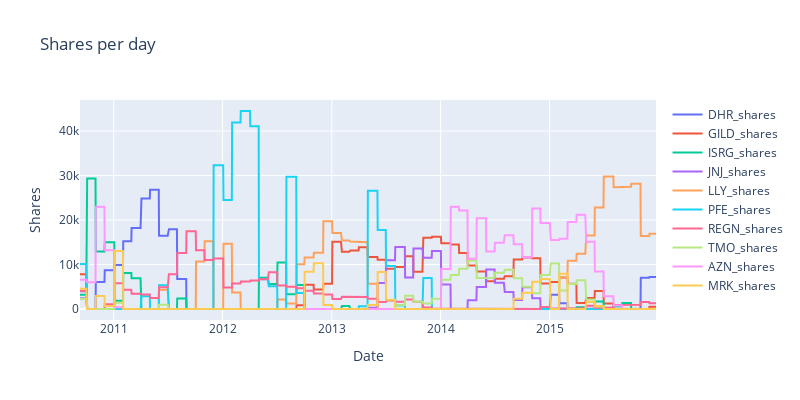

Write notebook code for a chart like this one.
### Code cell
fig = go.Figure()

# Loop through each stock and add a trace for its shares
for stock in stocks:
    fig.add_trace(go.Scatter(x=stock_data.index, y=shares_df[stock+'_shares'], mode='lines', name=stock+'_shares'))

fig.update_layout(title='Shares per day',
                  xaxis_title='Date',
                  yaxis_title='Shares',
                  width=800,
                  height=400)

fig.show()

### Figure 1 — Plotly figure (JSON) as saved in the notebook; plotly's stock layout.template omitted (floating-point values rounded to 4 significant figures; data arrays with more than 128 entries replaced by an {"elided": "..."} marker saying what was removed)
{"data": [{"mode": "lines", "name": "DHR_shares", "type": "scatter", "x": {"elided": "1333 str values"}, "y": {"elided": "1334 int values"}}, {"mode": "lines", "name": "GILD_shares", "type": "scatter", "x": {"elided": "1333 str values"}, "y": {"elided": "1334 int values"}}, {"mode": "lines", "name": "ISRG_shares", "type": "scatter", "x": {"elided": "1333 str values"}, "y": {"elided": "1334 int values"}}, {"mode": "lines", "name": "JNJ_shares", "type": "scatter", "x": {"elided": "1333 str values"}, "y": {"elided": "1334 int values"}}, {"mode": "lines", "name": "LLY_shares", "type": "scatter", "x": {"elided": "1333 str values"}, "y": {"elided": "1334 int values"}}, {"mode": "lines", "name": "PFE_shares", "type": "scatter", "x": {"elided": "1333 str values"}, "y": {"elided": "1334 int values"}}, {"mode": "lines", "name": "REGN_shares", "type": "scatter", "x": {"elided": "1333 str values"}, "y": {"elided": "1334 int values"}}, {"mode": "lines", "name": "TMO_shares", "type": "scatter", "x": {"elided": "1333 str values"}, "y": {"elided": "1334 int values"}}, {"mode": "lines", "name": "AZN_shares", "type": "scatter", "x": {"elided": "1333 str values"}, "y": {"elided": "1334 int values"}}, {"mode": "lines", "name": "MRK_shares", "type": "scatter", "x": {"elided": "1333 str values"}, "y": {"elided": "1334 int values"}}], "layout": {"height": 400, "title": {"text": "Shares per day"}, "width": 800, "xaxis": {"title": {"text": "Date"}}, "yaxis": {"title": {"text": "Shares"}}}}
